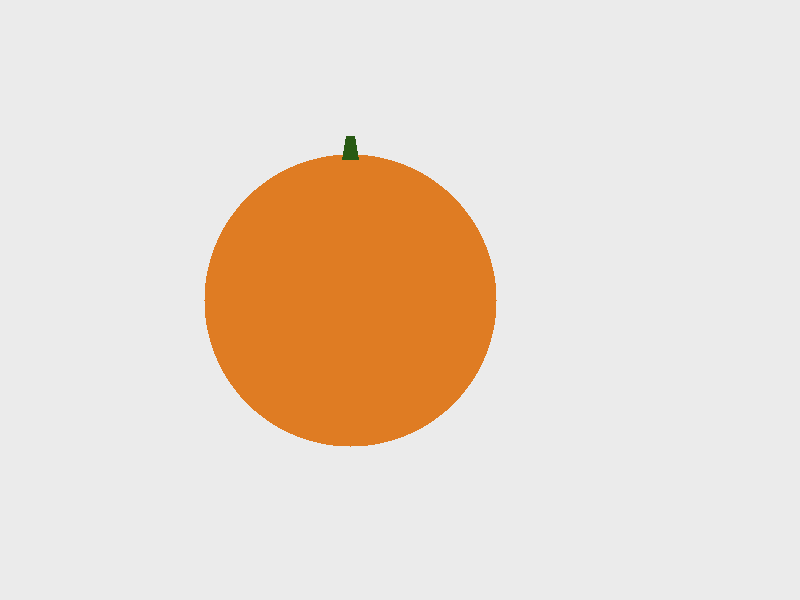
#> input picture bab03/images/img_03_01_practice_scene.png, 800 x 600 px
$ python 03_generate_feature_output.py
#> lines starting #> are read from the running program, lines starting #| are printed output that depends on the picture; after the words box and inside, x2 and y2 are one past the last pixel; in counts of white or black regions, pixels touching at a corner belong together
"""
Bab 3 Compact Edition - Fitur dan Representasi
Generator output visual fitur: contour dan bounding box hasil deteksi objek
pada citra sintetis resmi Bab 3/4 (img_03_01_practice_scene.png).

Menggunakan citra sintetis yang sama dengan Bab 3 (lihat bab03/code/
00_generate_synthetic_scene.py) untuk menjaga konsistensi feature vector
yang dilaporkan pada Output 4.3 dan Tabel 4.1.
"""
import cv2
import numpy as np
import sys
from pathlib import Path

# citra sintetis resmi dibuat oleh bab03/code/00_generate_synthetic_scene.py
ROOT = Path(__file__).resolve().parent.parent
IMG_PATH = ROOT / "images" / "img_03_01_practice_scene.png"


def main(out_path=None):
    if out_path is None:
        out_path = ROOT / "output" / "contour_bbox.png"
    img = cv2.imread(str(IMG_PATH))
#> img is the input picture: shape (600, 800, 3); mean B, G, R 207, 219.4, 233.2
    if img is None:
        raise FileNotFoundError(
            f"Citra tidak ditemukan di {IMG_PATH}. "
            "Jalankan python code/00_generate_synthetic_scene.py terlebih dahulu."
        )

    gray = cv2.cvtColor(img, cv2.COLOR_BGR2GRAY)
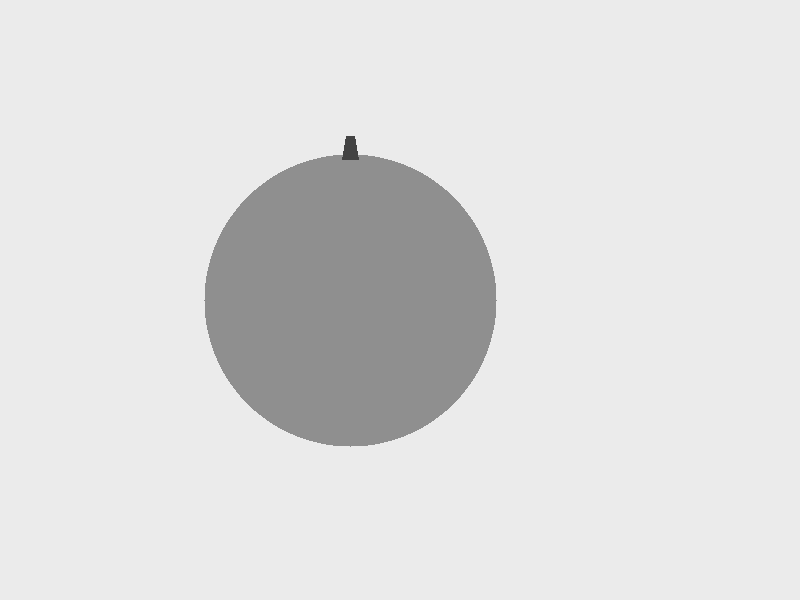
#> gray: shape (600, 800); min 67, max 235, mean 222.1
    _, binary = cv2.threshold(gray, 0, 255, cv2.THRESH_BINARY_INV + cv2.THRESH_OTSU)
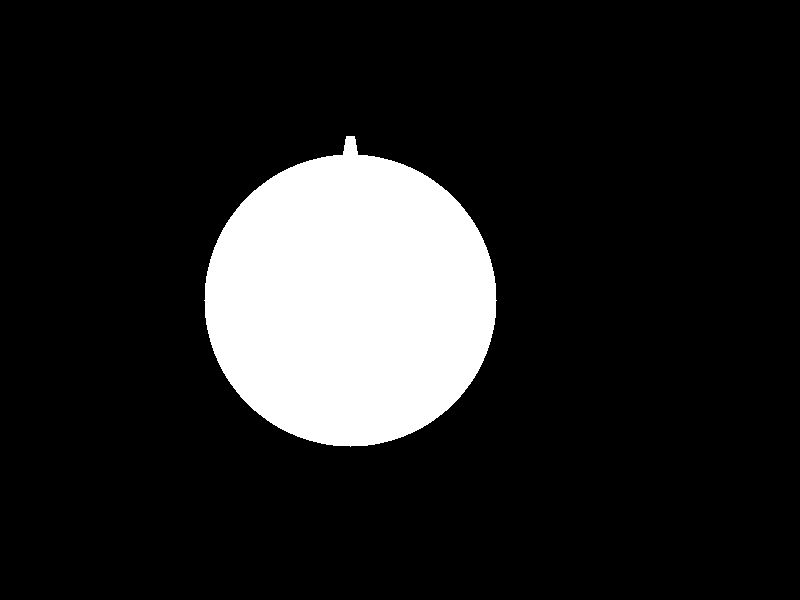
#> binary: shape (600, 800); 14% white; 1 white region
    contours, _ = cv2.findContours(binary, cv2.RETR_EXTERNAL, cv2.CHAIN_APPROX_SIMPLE)
#> contours = 1 contour; box (x1, y1, x2, y2) and area: (204, 136, 497, 447) 66759
    c = max(contours, key=cv2.contourArea)
#> c = contour of 435 points, box (x1, y1, x2, y2) (204, 136, 497, 447), area 66759

    result = img.copy()
    cv2.drawContours(result, [c], -1, (0, 255, 0), 3)   # kontur hijau
    x, y, w, h = cv2.boundingRect(c)
#> x = 204; y = 136; w = 293; h = 311
    cv2.rectangle(result, (x, y), (x + w, y + h), (255, 0, 0), 2)  # bounding box biru
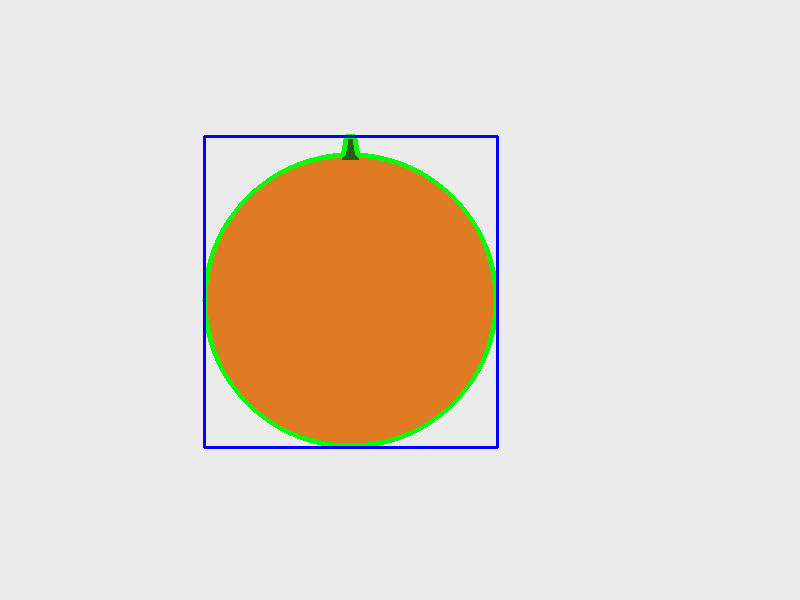
#> result: shape (600, 800, 3); mean B, G, R 206.3, 218.4, 229.6

    out_path = Path(out_path)
    out_path.parent.mkdir(parents=True, exist_ok=True)
    cv2.imwrite(out_path, result)
    print(f"Output visual fitur disimpan ke {out_path}")


if __name__ == "__main__":
    main()
